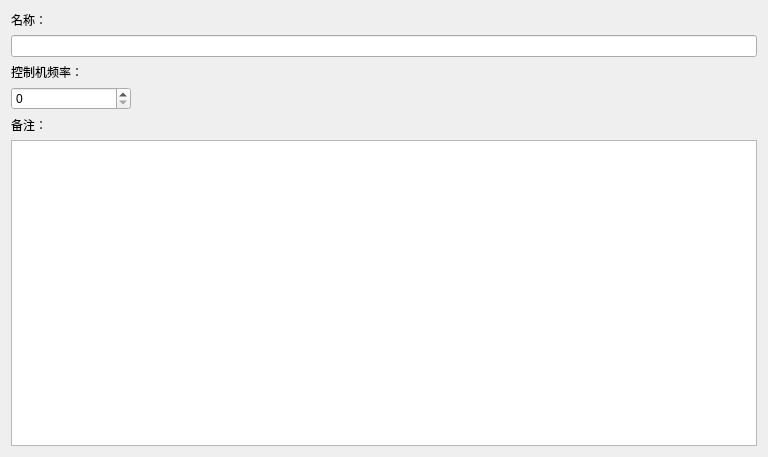
<?xml version="1.0" encoding="UTF-8"?>
<ui version="4.0">
 <class>ScWidget</class>
 <widget class="QWidget" name="ScWidget">
  <property name="geometry">
   <rect>
    <x>0</x>
    <y>0</y>
    <width>768</width>
    <height>457</height>
   </rect>
  </property>
  <property name="windowTitle">
   <string>ScWidget</string>
  </property>
  <layout class="QGridLayout" name="gridLayout">
   <item row="0" column="0">
    <widget class="QLabel" name="label">
     <property name="text">
      <string>名称：</string>
     </property>
    </widget>
   </item>
   <item row="1" column="0">
    <widget class="QLineEdit" name="nameLineEdit"/>
   </item>
   <item row="2" column="0">
    <widget class="QLabel" name="label_3">
     <property name="text">
      <string>控制机频率：</string>
     </property>
    </widget>
   </item>
   <item row="3" column="0">
    <widget class="QSpinBox" name="frenquencySpinBox">
     <property name="maximumSize">
      <size>
       <width>120</width>
       <height>16777215</height>
      </size>
     </property>
    </widget>
   </item>
   <item row="4" column="0">
    <widget class="QLabel" name="label_2">
     <property name="text">
      <string>备注：</string>
     </property>
    </widget>
   </item>
   <item row="5" column="0">
    <widget class="QTextEdit" name="noteTextEdit"/>
   </item>
  </layout>
 </widget>
 <layoutdefault spacing="6" margin="11"/>
 <resources/>
 <connections/>
</ui>
